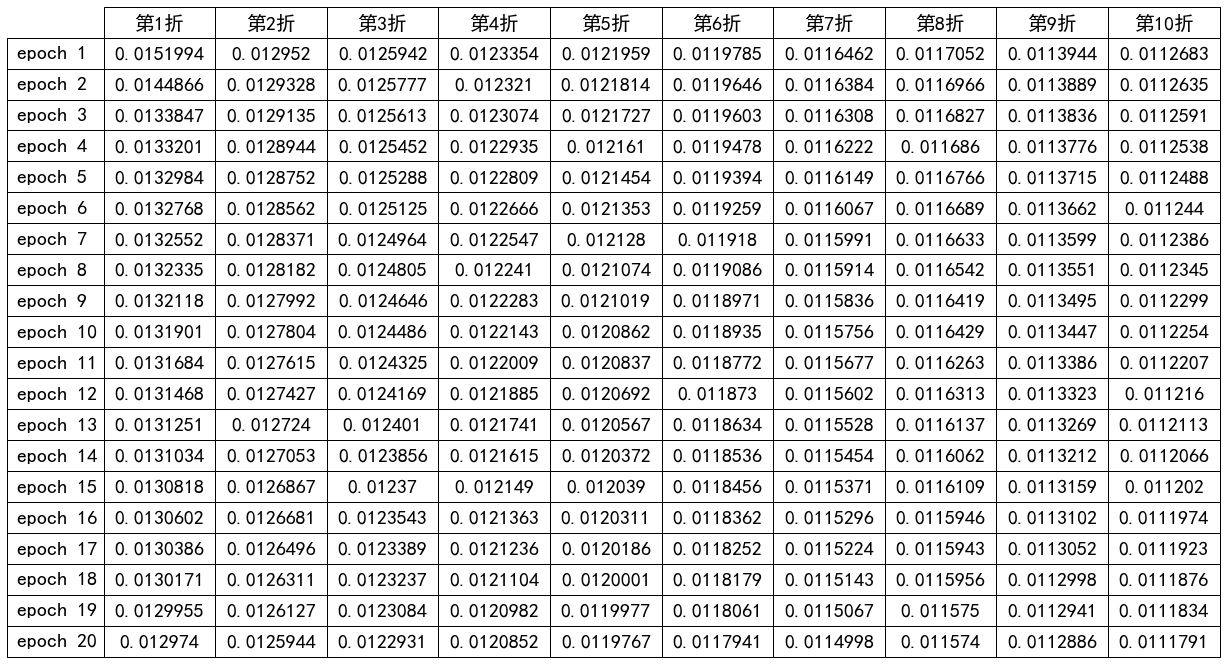

The script that drew this image:
#!/usr/bin/env python
# coding: utf-8

# In[8]:


import torch  
import numpy as np  
import torch.nn as nn
import random  
from IPython import display  
from matplotlib import pyplot as plt  
import torchvision  
import torchvision.transforms as transforms
from pandas import *
get_ipython().run_line_magic('matplotlib', 'inline')
#导入必要的数据包等相关内容

A = torch.rand(10000, 500)
B = (0.0028 * A).sum(dim=1) + 0.028
B += torch.tensor(np.random.normal(0,0.01,size=B.size()), dtype=torch.float)
#定义数据的读取
def get_data_iter(X_train, y_train, X_valid, y_valid,batch_size):
    train_dataset = torch.utils.data.TensorDataset(X_train,y_train)
    test_dataset = torch.utils.data.TensorDataset(X_valid,y_valid)
    train_iter = torch.utils.data.DataLoader(train_dataset,batch_size=batch_size,shuffle=True)
    test_iter = torch.utils.data.DataLoader(test_dataset,batch_size=batch_size,shuffle=False)
    return train_iter, test_iter

class MM(nn.Module):#定义模型训练函数
    def __init__(self,num_input,num_hidden,num_output):
        super(MM,self).__init__()
        self.linear1 = nn.Linear(num_input,num_hidden)
        self.relu = nn.ReLU()
        self.linear2 = nn.Linear(num_hidden,num_output)#定义几个神经网络层的关系
    def forward(self,x):
        x = self.linear1(x)
        x = self.relu(x)
        x = self.linear2(x)
        y = self.relu(x)#定义传递关系
        return y
    
#模型训练
def train(train_iter,test_iter,if_reshape,num_epochs,num_inputs,net,loss):
    optimizer = torch.optim.SGD(net.parameters(),lr=0.001)
    train_ls, test_ls = [], []
    for epoch in range(num_epochs):
        ls, count = 0, 0
        if if_reshape ==False:
            for X,y in train_iter:
                l=loss(net(X),y.view(-1,1))
                optimizer.zero_grad()
                l.backward()
                optimizer.step()
                ls += l.item()
                count += y.shape[0]
            train_ls.append(ls/count)
            ls, count = 0, 0
            for X,y in test_iter:
                l=loss(net(X),y.view(-1,1))
                ls += l.item()
                count += y.shape[0]
        else:
            for X,y in train_iter:
                X = X.reshape(-1,num_inputs)
                l=loss(net(X),y).sum()
                optimizer.zero_grad()
                l.backward()
                optimizer.step()
                ls += l.item()
                count += y.shape[0]
            train_ls.append(ls/count)
            ls, count = 0, 0
            for X,y in test_iter:
                X = X.reshape(-1,num_inputs)
                l=loss(net(X),y).sum()
                ls += l.item()
                count += y.shape[0]
        test_ls.append(ls/count)
        print('epoch: %d, train loss: %f, valid loss: %f'%(epoch+1,train_ls[-1],test_ls[-1]))
    return train_ls,test_ls

#获取k折交叉验证某一折的训练集和验证集
def get_kfold_data(k, i, X, y):
    fold_size = X.shape[0]//k
    val_start = i * fold_size
    if i  != k - 1:
        val_end = (i + 1) * fold_size
        X_valid, y_valid = X[val_start:val_end],y[val_start:val_end]
        X_train = torch.cat((X[0:val_start],X[val_end:]),dim=0)
        y_train = torch.cat((y[0:val_start],y[val_end:]),dim=0)
    else:
        X_valid,y_valid = X[val_start:], y[val_start:]
        X_train = X[0:val_start]
        y_train = y[0:val_start]
    
    return X_train, y_train, X_valid, y_valid
#循环K次，取平均值，内容来源于PPT
def k_fold(k, X_train, y_train,if_reshape,num_epochs,num_inputs,net,loss):
    my_k_train_ls, my_k_valid_ls = [], []
    train_loss_sum, valid_loss_sum = 0, 0
    for i in range(k):
        print('第', i+1, '折验证结果')
        X_train, y_train, X_valid, y_valid = get_kfold_data(k, i, X_train, y_train)
        train_iter, valid_iter = get_data_iter(X_train, y_train, X_valid, y_valid,batch_size=100)
        train_loss, val_loss = train(train_iter,valid_iter,if_reshape,num_epochs,num_inputs,net,loss)
        
        my_k_train_ls.append(train_loss)
        my_k_valid_ls.append(val_loss)
        train_loss_sum += train_loss[-1]
        valid_loss_sum += val_loss[-1]
    
    print("最终平均k折交叉验证结果")
    
    print(f'average train loss: {train_loss_sum/k}')
    print(f'average valid loss: {valid_loss_sum/k}')
    
    return my_k_train_ls, my_k_valid_ls

k=10
mynum_epochs= 20
num_inputs,num_outputs,num_hiddens = 500,1,256
mynet = MM(num_inputs, num_outputs, num_hiddens)
MSEloss= nn.MSELoss()

# record_k_train_ls, record_k_valid_ls = k_fold(k, X_train, y_train,if_reshape=False,num_epochs=20,num_inputs,net ,loss)
my_k_train_ls, my_k_valid_ls = k_fold(k, A, B,if_reshape=False,num_epochs=mynum_epochs,num_inputs = 500,net =mynet,loss= MSEloss)

# 绘图
train_loss, valid_loss = [], []
for i in range(len(my_k_train_ls)):
    train_loss.append(my_k_train_ls[i][-1])
    valid_loss.append(my_k_valid_ls[i][-1])
    
x = np.linspace(0,len(my_k_train_ls),len(my_k_train_ls))
plt.plot(x,train_loss,'o-',label='train_loss',linewidth=1.5)
plt.plot(x,valid_loss,'o-',label='valid_loss',linewidth=1.5)
plt.xlabel('K value')
plt.ylabel('loss')
plt.legend()
plt.show()

# 绘制表格
from pylab import mpl
mpl.rcParams['font.sans-serif'] = ['SimHei'] # 指定默认字体
mpl.rcParams['axes.unicode_minus'] = False # 解决保存图像是负号'-'显示为方块的问题
randn = np.random.randn
idx = []
for i in range(1,21):
    idx.append(f'epoch {i}')

data_train, data_valid = np.zeros((10,20)),np.zeros((10,20))
for i in range(10):
    for j in range(20):
        data_train[i,j], data_valid[i,j] = my_k_train_ls[i][j], my_k_valid_ls[i][j] 
       
df = DataFrame(data_train.T, index=idx, columns=['第1折', '第2折', '第3折', '第4折', '第5折',
                                                '第6折', '第7折', '第8折', '第9折', '第10折'])

vals = np.around(df.values,7)
fig = plt.figure(figsize=(8,3))
ax = fig.add_subplot(111, frameon=False, xticks=[], yticks=[])
the_table=plt.table(cellText=vals, rowLabels=df.index, colLabels=df.columns,
                    colWidths = [0.1]*vals.shape[1], loc='center',cellLoc='center')
the_table.set_fontsize(20)

the_table.scale(2.5,2.58)


# In[ ]:
